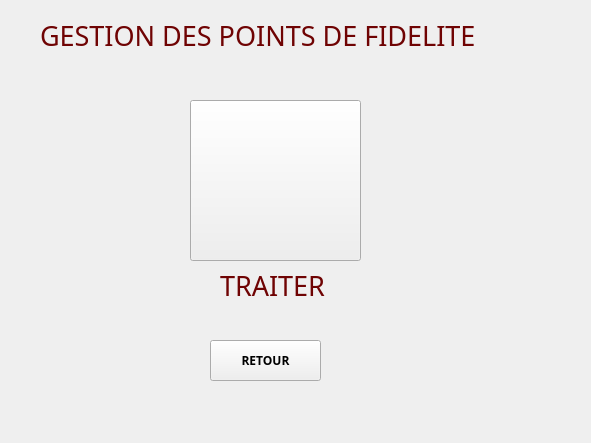
<?xml version="1.0" encoding="UTF-8"?>
<ui version="4.0">
 <class>Gestion_Points</class>
 <widget class="QWidget" name="Gestion_Points">
  <property name="geometry">
   <rect>
    <x>0</x>
    <y>0</y>
    <width>591</width>
    <height>443</height>
   </rect>
  </property>
  <property name="windowTitle">
   <string>Form</string>
  </property>
  <widget class="QPushButton" name="pushButton">
   <property name="geometry">
    <rect>
     <x>210</x>
     <y>340</y>
     <width>111</width>
     <height>41</height>
    </rect>
   </property>
   <property name="font">
    <font>
     <family>Century Gothic</family>
     <weight>75</weight>
     <bold>true</bold>
    </font>
   </property>
   <property name="text">
    <string>RETOUR</string>
   </property>
   <property name="icon">
    <iconset>
     <normaloff>:/icons/icons8_back_to_200px.png</normaloff>:/icons/icons8_back_to_200px.png</iconset>
   </property>
   <property name="iconSize">
    <size>
     <width>30</width>
     <height>30</height>
    </size>
   </property>
  </widget>
  <widget class="QLabel" name="label_3">
   <property name="geometry">
    <rect>
     <x>220</x>
     <y>260</y>
     <width>141</width>
     <height>51</height>
    </rect>
   </property>
   <property name="font">
    <font>
     <family>Century Gothic</family>
     <pointsize>20</pointsize>
    </font>
   </property>
   <property name="text">
    <string>&lt;html&gt;&lt;head/&gt;&lt;body&gt;&lt;p&gt;&lt;span style=&quot; color:#6f0303;&quot;&gt;TRAITER&lt;/span&gt;&lt;/p&gt;&lt;/body&gt;&lt;/html&gt;</string>
   </property>
  </widget>
  <widget class="QLabel" name="label">
   <property name="geometry">
    <rect>
     <x>40</x>
     <y>10</y>
     <width>571</width>
     <height>51</height>
    </rect>
   </property>
   <property name="font">
    <font>
     <family>Century Gothic</family>
     <pointsize>22</pointsize>
     <weight>50</weight>
     <bold>false</bold>
    </font>
   </property>
   <property name="text">
    <string>&lt;html&gt;&lt;head/&gt;&lt;body&gt;&lt;p&gt;&lt;span style=&quot; font-size:20pt; color:#6f0303;&quot;&gt;GESTION DES POINTS DE FIDELITE&lt;/span&gt;&lt;/p&gt;&lt;/body&gt;&lt;/html&gt;</string>
   </property>
  </widget>
  <widget class="QPushButton" name="traiter">
   <property name="geometry">
    <rect>
     <x>190</x>
     <y>100</y>
     <width>171</width>
     <height>161</height>
    </rect>
   </property>
   <property name="text">
    <string/>
   </property>
   <property name="icon">
    <iconset resource="images.qrc">
     <normaloff>:/icons/manage.png</normaloff>:/icons/manage.png</iconset>
   </property>
   <property name="iconSize">
    <size>
     <width>150</width>
     <height>150</height>
    </size>
   </property>
  </widget>
 </widget>
 <resources>
  <include location="images.qrc"/>
 </resources>
 <connections/>
</ui>
